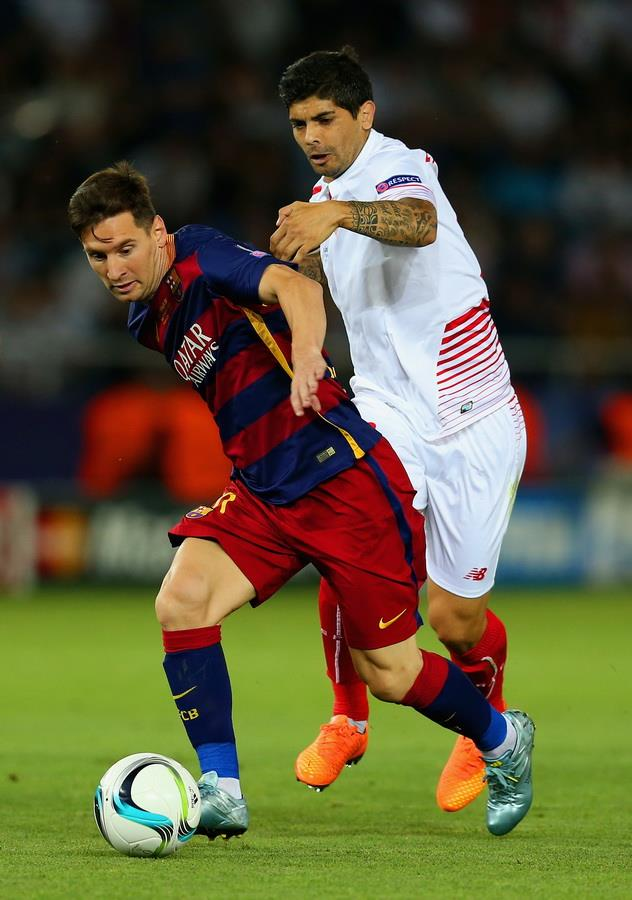
#> input picture opencv-python/Messi.png, 632 x 900 px
$ python tut25_histogram_back_projection.py
#> lines starting #> are read from the running program, lines starting #| are printed output that depends on the picture; after the words box and inside, x2 and y2 are one past the last pixel; in counts of white or black regions, pixels touching at a corner belong together
# http://docs.opencv.org/3.0-beta/doc/py_tutorials/py_imgproc/py_histograms/py_histogram_backprojection/py_histogram_backprojection.html
# histograms 4: histogram back projection

import cv2
import numpy as np
from matplotlib import pyplot as plot

''' process for back projection

img = cv2.imread('Messi.png')
imghsv = cv2.cvtColor(img, cv2.COLOR_BGR2HSV)
imgWiththingToFInd = img.copy()


# define a region of interest in the original image
thingToFInd = imghsv[300:400,350:450,:]

imgWiththingToFInd = cv2.rectangle(imgWiththingToFInd, (350,400),(450,300), (0,255,0), 2)
#params(image, firstcorner, second corner, color, linetype)

cv2.imshow('messi',img)
#cv2.imshow('thingToFInd',thingToFInd)
cv2.imshow('messi with thingToFInd',imgWiththingToFInd)
cv2.waitKey()

# find 2d histograms of original image and thingToFInd (thingToFInd aka searchedImage to find)
M = cv2.calcHist([imghsv], [0,1], None, [180,256], [0,180, 0, 256])
I = cv2.calcHist([thingToFInd], [0,1], None, [180,256], [0,180, 0, 256])

h, s, v = cv2.split(thingToFInd)
R = M/I
B = R[h.ravel(),s.ravel()]
B = np.minimum(B,1)
B = B.reshape(thingToFInd.shape[:2])

#now convolve with a circular disc 'D'
disc = cv2.getStructuringElement(cv2.MORPH_ELLIPSE,(5,5))
cv2.filter2D(B,-1,disc,B)
B = np.uint8(B)
cv2.normalize(B,B,0,255,cv2.NORM_MINMAX)

location of maximum is the location of the found object
we can threshold around this region

ret,thresh = cv2.threshold(B,50,255,0)
'''

# back projection in opencv

searchedImage = cv2.imread('Messi.png') # searchedImage area to search
#> searchedImage is the input picture: shape (900, 632, 3); mean B, G, R 57.3, 87.3, 92.8
hsvt = cv2.cvtColor(searchedImage,cv2.COLOR_BGR2HSV)
#> hsvt: shape (900, 632, 3); mean H, S, V 59.2, 137.3, 107.9

thingToFInd = searchedImage.copy() # thing we are searhing for, in this case it's a subsection of the image
thingToFInd = thingToFInd[300:400,350:450,:]
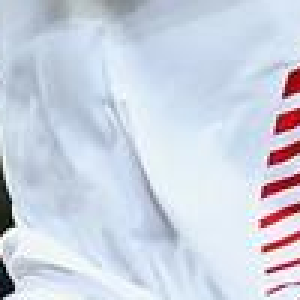
#> thingToFInd: shape (100, 100, 3) (shown 3 times larger); mean B, G, R 225.6, 211.7, 204.1
hsv = cv2.cvtColor(thingToFInd,cv2.COLOR_BGR2HSV)
#> hsv: shape (100, 100, 3); mean H, S, V 108.2, 34.8, 228.9

# resize searchedImage to match image
#searchedImage = cv2.resize(searchedImage, hsv.shape[:2], interpolation = cv2.INTER_CUBIC)

cv2.imshow('thingToFInd',searchedImage)
cv2.imshow('image hsv',hsv)
cv2.waitKey()

# calculating object histogram
thingToFIndhist = cv2.calcHist([hsv],[0, 1], None, [180, 256], [0, 180, 0, 256] )
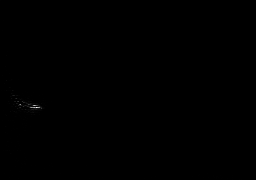
#> thingToFIndhist: shape (180, 256) float32; min 0, max 413, mean 0.2; drawn with min black and max white

# normalize histogram and apply backprojection
cv2.normalize(thingToFIndhist,thingToFIndhist,0,255,cv2.NORM_MINMAX)
#> thingToFIndhist: shape (180, 256) float32; 2.99% of pixels changed, all inside (x1, y1, x2, y2) = (0, 0, 256, 180)
dst = cv2.calcBackProject([hsvt],[0,1],thingToFIndhist,[0,180,0,256],1)
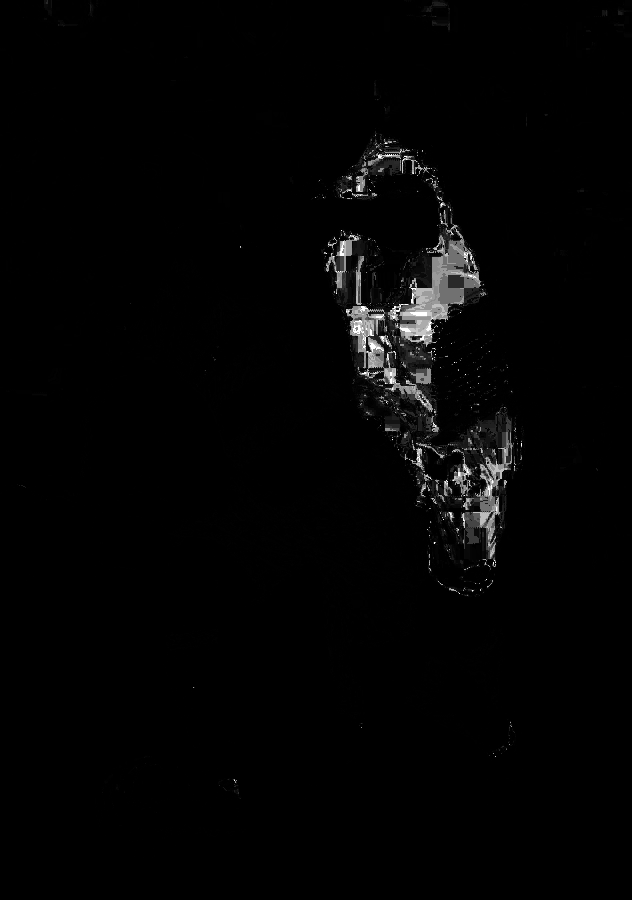
#> dst: shape (900, 632); min 0, max 255, mean 3.8

# Now convolute with circular disc
disc = cv2.getStructuringElement(cv2.MORPH_ELLIPSE,(5,5))
cv2.filter2D(dst,-1,disc,dst)
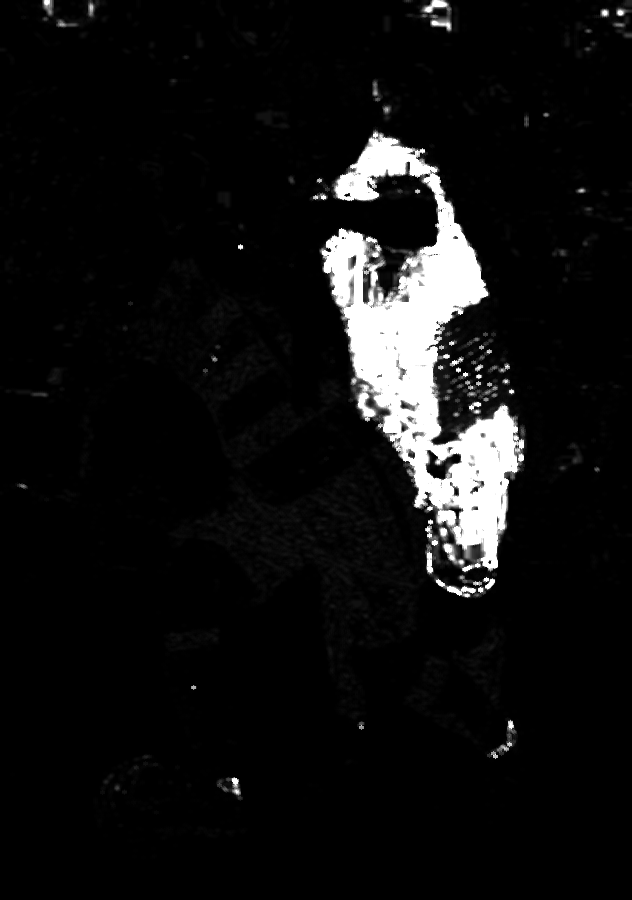
#> dst: shape (900, 632); min 0, max 255, mean 16.7

# threshold and binary AND
ret,thresh = cv2.threshold(dst,50,255,0)
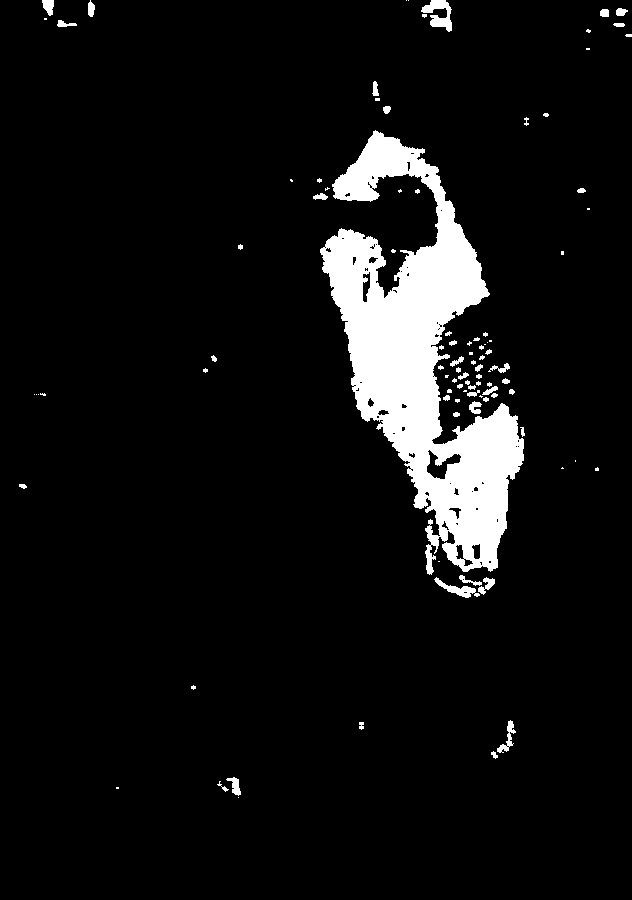
#> thresh: shape (900, 632); 7.1% white; 95 white regions (50 under 20 px), largest, box (x1, y1, x2, y2) and area: (320, 130, 524, 575) 36740, (421, 0, 452, 32) 504, (434, 577, 480, 598) 309
thresh = cv2.merge((thresh,thresh,thresh))
res = cv2.bitwise_and(searchedImage,thresh)

imgWiththingToFInd = cv2.rectangle(searchedImage, (350,400),(450,300), (0,255,0), 2)

res = np.hstack((imgWiththingToFInd,thresh,res))
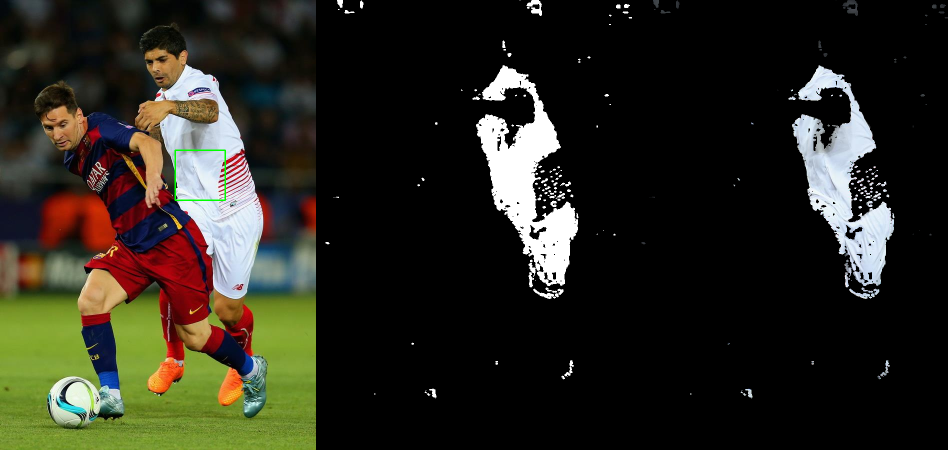
#> res: shape (900, 1896, 3) (shown at 1/2 size); mean B, G, R 30.4, 40.2, 41.6

smallRes = cv2.resize(res, (int(res.shape[0]),int(res.shape[1]/3)),interpolation = cv2.INTER_LINEAR)
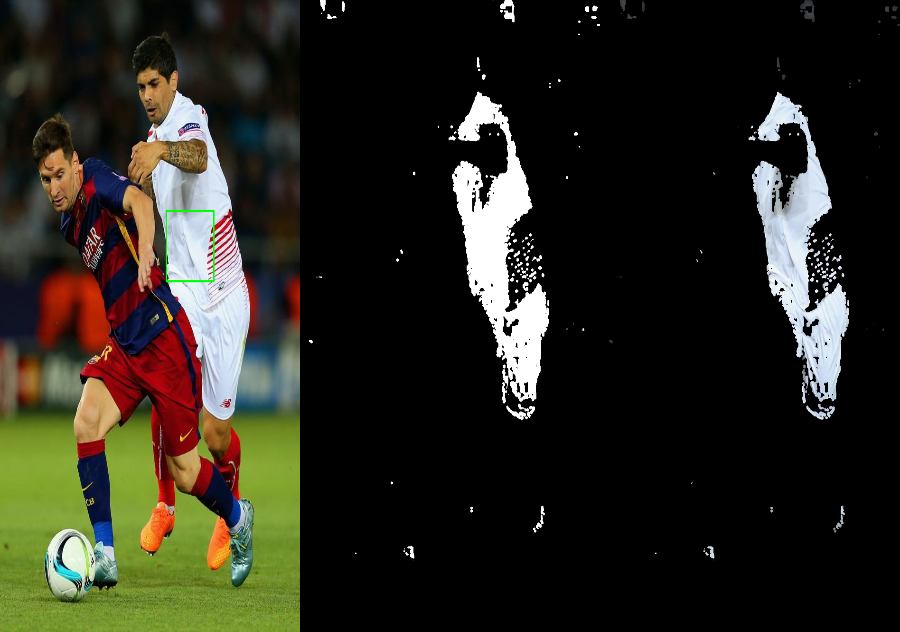
#> smallRes: shape (632, 900, 3); mean B, G, R 30.3, 40.2, 41.5

#cv2.imshow('result',res)
cv2.imshow('result: original image, mask, masked image', smallRes)
cv2.waitKey()
